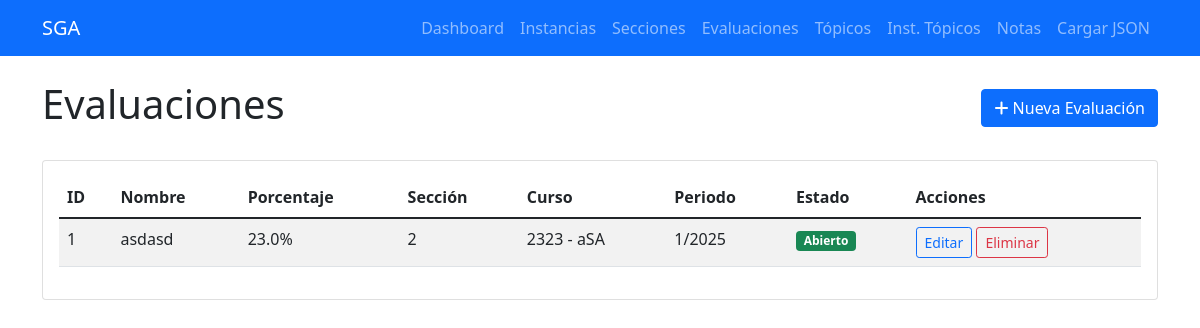
Screenshot of /evaluaciones with the database file from the repository.
### tables this page shows
CREATE TABLE evaluaciones (
            id INTEGER PRIMARY KEY AUTOINCREMENT,
            nombre TEXT NOT NULL,
            porcentaje REAL NOT NULL,
            seccion_id INTEGER NOT NULL,
            created_at TIMESTAMP DEFAULT CURRENT_TIMESTAMP,
            FOREIGN KEY (seccion_id) REFERENCES secciones (id) ON DELETE CASCADE
        );

CREATE TABLE cursos (
            id INTEGER PRIMARY KEY AUTOINCREMENT,
            codigo TEXT UNIQUE NOT NULL,
            nombre TEXT NOT NULL,
            requisitos TEXT,
            created_at TIMESTAMP DEFAULT CURRENT_TIMESTAMP
        );

CREATE TABLE instancias_curso (
            id INTEGER PRIMARY KEY AUTOINCREMENT,
            semestre INTEGER NOT NULL,
            anio INTEGER NOT NULL,
            curso_id INTEGER NOT NULL,
            created_at TIMESTAMP DEFAULT CURRENT_TIMESTAMP, cerrado BOOLEAN DEFAULT 0, fecha_cierre TIMESTAMP NULL,
            FOREIGN KEY (curso_id) REFERENCES cursos (id) ON DELETE CASCADE
        );

### routes/evaluacion_routes.py (the view)
@evaluacion_bp.route('/evaluaciones')
def listar_evaluaciones():
    evaluaciones = Evaluacion.obtener_todos()
    return render_template('evaluaciones/listar.html', evaluaciones=evaluaciones)

### db/database.py (called while the page is built)
def get_connection():
    return sqlite3.connect(DATABASE_PATH)

def execute_query(query, params=None):
    conn = get_connection()
    cursor = conn.cursor()
    if params:
        cursor.execute(query, params)
    else:
        cursor.execute(query)
    if query.strip().upper().startswith('SELECT'):
        results = cursor.fetchall()
    else:
        conn.commit()
        results = cursor.lastrowid
    conn.close()
    return results

### templates/evaluaciones/listar.html (shortened to what this page needs)
{% extends "base.html" %}
{% block content %}
<div class="d-flex justify-content-between align-items-center mb-4">
    <h1>Evaluaciones</h1>
    <a href="{{ url_for('evaluacion.crear_evaluacion') }}" class="btn btn-primary">
        <i class="fas fa-plus"></i> Nueva Evaluación
    </a>
</div>
<div class="card">
    <div class="card-body">
        {% if evaluaciones %}
            <div class="table-responsive">
                <table class="table table-striped">                    <thead>
                        <tr>
                            <th>ID</th>
                            <th>Nombre</th>
                            <th>Porcentaje</th>
                            <th>Sección</th>
                            <th>Curso</th>
                            <th>Periodo</th>
                            <th>Estado</th>
                            <th>Acciones</th>
                        </tr>
                    </thead>
                    <tbody>
                        {% for evaluacion in evaluaciones %}                        <tr>
                            <td>{{ evaluacion.id }}</td>
                            <td>{{ evaluacion.nombre }}</td>
                            <td>{{ evaluacion.porcentaje }}%</td>
                            <td>{{ evaluacion.seccion_numero }}</td>
                            <td>{{ evaluacion.curso_codigo }} - {{ evaluacion.curso_nombre }}</td>
                            <td>{{ evaluacion.semestre }}/{{ evaluacion.anio }}</td>
                            <td>
                                {% if evaluacion.curso_cerrado %}
                                    <span class="badge bg-danger">Cerrado</span>
                                {% else %}
                                    <span class="badge bg-success">Abierto</span>
                                {% endif %}
                            </td>
                            <td>
                                {% if not evaluacion.curso_cerrado %}
                                    <a href="{{ url_for('evaluacion.editar_evaluacion', id=evaluacion.id) }}"
                                       class="btn btn-sm btn-outline-primary">Editar</a>
                                    <form method="POST" action="{{ url_for('evaluacion.eliminar_evaluacion', id=evaluacion.id) }}"
                                          class="d-inline" onsubmit="return confirm('¿Estás seguro?')">
                                        <button type="submit" class="btn btn-sm btn-outline-danger">Eliminar</button>
                                    </form>
                                {% else %}
                                    <span class="text-muted">
                                        <i class="fas fa-lock"></i> Curso cerrado
                                    </span>
                                {% endif %}
                            </td>
                        </tr>
                        {% endfor %}
                    </tbody>
                </table>
            </div>
        {% endif %}
    </div>
</div>
{% endblock %}

### rows the page displays
evaluaciones: id "1", nombre "asdasd", porcentaje "23.0", seccion_numero "2", curso_codigo "2323", curso_nombre "aSA", semestre "1", anio "2025"
